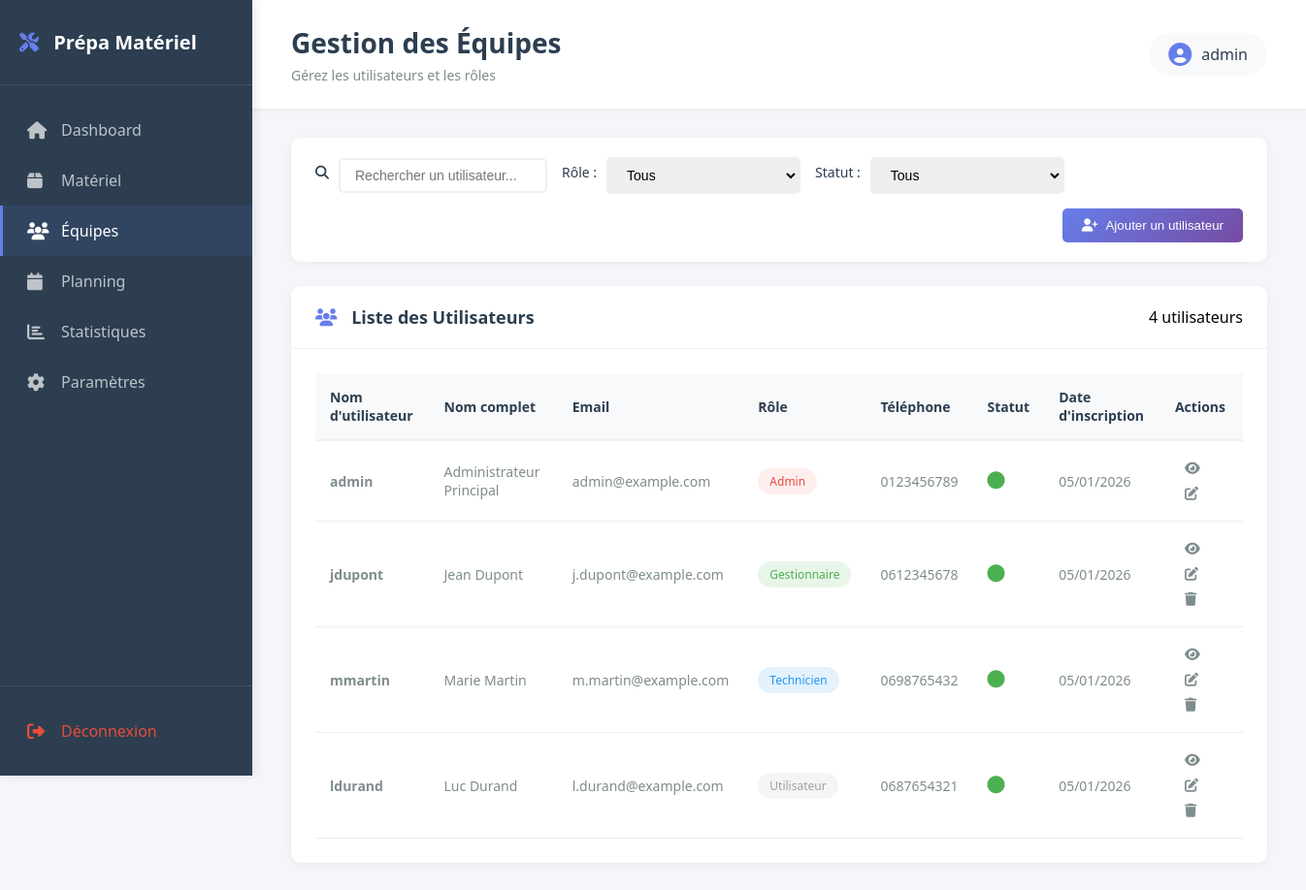
Page /equipes.php (signed in) on the committed database.
### tables this page shows
CREATE TABLE IF NOT EXISTS users (
    id INT AUTO_INCREMENT PRIMARY KEY,
    username VARCHAR(50) NOT NULL UNIQUE,
    password VARCHAR(255) NOT NULL,
    email VARCHAR(100),
    nom_complet VARCHAR(255),
    role ENUM('Admin', 'Gestionnaire', 'Technicien', 'Utilisateur') DEFAULT 'Utilisateur',
    telephone VARCHAR(20),
    actif BOOLEAN DEFAULT TRUE,
    created_at TIMESTAMP DEFAULT CURRENT_TIMESTAMP,
    updated_at TIMESTAMP DEFAULT CURRENT_TIMESTAMP ON UPDATE CURRENT_TIMESTAMP
);

### equipes.php (the view, shortened to what this page needs)
<?php
require_once 'config.php';
$stmt = $pdo->query("SELECT id, username, email, nom_complet, role, telephone, actif, created_at FROM users ORDER BY created_at DESC");
$users = $stmt->fetchAll();
?>
<!DOCTYPE html>
<html lang="fr">
<head>
    <link rel="stylesheet" href="style.css">
    <link rel="stylesheet" href="dashboard.css">
    <link rel="stylesheet" href="https://cdnjs.cloudflare.com/ajax/libs/font-awesome/6.4.0/css/all.min.css">
</head>
<body class="dashboard-body">
    <div class="sidebar">
        <div class="logo">
            <h2><i class="fas fa-tools"></i> Prépa Matériel</h2>
        </div>
        <nav class="nav-menu">
            <a href="home.php" class="nav-item">
                <i class="fas fa-home"></i>
                <span>Dashboard</span>
            </a>
            <a href="materiel.php" class="nav-item">
                <i class="fas fa-box"></i>
                <span>Matériel</span>
            </a>
            <a href="equipes.php" class="nav-item active">
                <i class="fas fa-users"></i>
                <span>Équipes</span>
            </a>
            <a href="planning.php" class="nav-item">
                <i class="fas fa-calendar"></i>
                <span>Planning</span>
            </a>
            <a href="statistiques.php" class="nav-item">
                <i class="fas fa-chart-bar"></i>
                <span>Statistiques</span>
            </a>
            <a href="parametres.php" class="nav-item">
                <i class="fas fa-cog"></i>
                <span>Paramètres</span>
            </a>
        </nav>
        <div class="sidebar-footer">
            <a href="logout.php" class="nav-item logout">
                <i class="fas fa-sign-out-alt"></i>
                <span>Déconnexion</span>
            </a>
        </div>
    </div>
    <div class="main-content">
        <header class="dashboard-header">
            <div class="header-left">
                <h1>Gestion des Équipes</h1>
                <p>Gérez les utilisateurs et les rôles</p>
            </div>
            <div class="header-right">
                <div class="user-profile">
                    <i class="fas fa-user-circle"></i>
                    <span><?php echo htmlspecialchars($_SESSION['username']); ?></span>
                </div>
            </div>
        </header>
        <div class="dashboard-content">
            <div class="filters">
                <div class="filter-group">
                    <label for="search"><i class="fas fa-search"></i></label>
                    <input type="text" id="search" placeholder="Rechercher un utilisateur...">
                </div>
                <div class="filter-group">
                    <label for="role-filter">Rôle :</label>
                    <select id="role-filter">
                        <option value="">Tous</option>
                    </select>
                </div>
                <div class="filter-group">
                    <label for="status-filter">Statut :</label>
                    <select id="status-filter">
                        <option value="">Tous</option>
                    </select>
                </div>
                <button class="btn-add" onclick="openModal()">
                    <i class="fas fa-user-plus"></i>
                    Ajouter un utilisateur
                </button>
            </div>
            <div class="dashboard-card full-width">
                <div class="card-header">
                    <h2><i class="fas fa-users"></i> Liste des Utilisateurs</h2>
                    <span id="count-display"><?php echo count($users); ?> utilisateur<?php echo count($users) > 1 ? 's' : ''; ?></span>
                </div>
                <div class="card-content">
                    <table class="data-table">
                        <thead>
                            <tr>
                                <th>Nom d'utilisateur</th>
                                <th>Nom complet</th>
                                <th>Email</th>
                                <th>Rôle</th>
                                <th>Téléphone</th>
                                <th>Statut</th>
                                <th>Date d'inscription</th>
                                <th>Actions</th>
                            </tr>
                        </thead>
                        <tbody id="users-table-body">
                            <?php if (count($users) > 0): ?>
                                <?php foreach ($users as $user): ?>
                                    <tr data-id="<?php echo $user['id']; ?>" data-role="<?php echo $user['role']; ?>" data-status="<?php echo $user['actif']; ?>">
                                        <td><strong><?php echo htmlspecialchars($user['username']); ?></strong></td>
                                        <td><?php echo htmlspecialchars($user['nom_complet'] ?? '-'); ?></td>
                                        <td><?php echo htmlspecialchars($user['email']); ?></td>
                                        <td>
                                            <?php
                                            $roleClass = strtolower($user['role']);
                                            ?>
                                            <span class="role-badge <?php echo $roleClass; ?>"><?php echo htmlspecialchars($user['role']); ?></span>
                                        </td>
                                        <td><?php echo htmlspecialchars($user['telephone'] ?? '-'); ?></td>
                                        <td>
                                            <i class="fas fa-circle status-toggle <?php echo $user['actif'] ? 'active' : 'inactive'; ?>"
                                               onclick="toggleStatus(<?php echo $user['id']; ?>)"
                                               title="<?php echo $user['actif'] ? 'Actif' : 'Inactif'; ?>"></i>
                                        </td>
                                        <td><?php echo date('d/m/Y', strtotime($user['created_at'])); ?></td>
                                        <td>
                                            <button class="btn-icon" onclick="viewUser(<?php echo $user['id']; ?>)" title="Voir"><i class="fas fa-eye"></i></button>
                                            <button class="btn-icon" onclick="editUser(<?php echo $user['id']; ?>)" title="Modifier"><i class="fas fa-edit"></i></button>
                                            <?php if ($user['id'] != $_SESSION['user_id']): ?>
                                                <button class="btn-icon" onclick="deleteUser(<?php echo $user['id']; ?>)" title="Supprimer"><i class="fas fa-trash"></i></button>
                                            <?php endif; ?>
                                        </td>
                                    </tr>
                                <?php endforeach; ?>
                            <?php endif; ?>
                        </tbody>
                    </table>
                </div>
            </div>
        </div>
    </div>
</body>
</html>

### style.css (style rules this page uses)
* { margin: 0; padding: 0; box-sizing: border-box; }
body { font-family: 'Segoe UI', Tahoma, Geneva, Verdana, sans-serif; background: linear-gradient(135deg, #667eea 0%, #764ba2 100%); min-height: 100vh; display: flex; align-items: center; justify-content: center; }
.dashboard-body { display: flex; background: #f5f6fa; align-items: stretch; justify-content: flex-start; }
h1 { color: #333; margin-bottom: 30px; text-align: center; font-size: 28px; }
label { display: block; color: #555; margin-bottom: 8px; font-weight: 500; }
input[type="text"], input[type="password"] { width: 100%; padding: 12px; border: 2px solid #e0e0e0; border-radius: 5px; font-size: 14px; transition: border-color 0.3s; }

### dashboard.css (style rules this page uses)
.sidebar { width: 260px; background: #2c3e50; color: white; height: 100vh; position: fixed; left: 0; top: 0; display: flex; flex-direction: column; box-shadow: 2px 0 10px rgba(0, 0, 0, 0.1); }
.logo { padding: 30px 20px; border-bottom: 1px solid rgba(255, 255, 255, 0.1); }
.logo h2 { font-size: 20px; font-weight: 600; }
.logo i { margin-right: 10px; color: #667eea; }
.nav-menu { flex: 1; padding: 20px 0; overflow-y: auto; }
.nav-item { display: flex; align-items: center; padding: 15px 25px; color: #bdc3c7; text-decoration: none; transition: all 0.3s; border-left: 3px solid transparent; }
.nav-item.active { background: rgba(102, 126, 234, 0.1); color: white; border-left-color: #667eea; }
.nav-item i { width: 20px; margin-right: 15px; font-size: 18px; }
.sidebar-footer { border-top: 1px solid rgba(255, 255, 255, 0.1); padding: 20px 0; }
.nav-item.logout { color: #e74c3c; }
.main-content { margin-left: 260px; flex: 1; min-height: 100vh; background: #f5f6fa; }
.dashboard-header { background: white; padding: 25px 40px; display: flex; justify-content: space-between; align-items: center; box-shadow: 0 2px 5px rgba(0, 0, 0, 0.05); }
.header-left h1 { font-size: 28px; color: #2c3e50; margin-bottom: 5px; }
.header-left p { color: #7f8c8d; font-size: 14px; }
.user-profile { display: flex; align-items: center; gap: 10px; padding: 10px 20px; background: #f8f9fa; border-radius: 25px; }
.user-profile i { font-size: 24px; color: #667eea; }
.user-profile span { font-weight: 500; color: #2c3e50; }
.dashboard-content { padding: 30px 40px; }
.dashboard-card { background: white; border-radius: 10px; box-shadow: 0 2px 10px rgba(0, 0, 0, 0.05); overflow: hidden; }
.dashboard-card.full-width { grid-column: 1 / -1; }
.card-header { padding: 20px 25px; border-bottom: 1px solid #ecf0f1; display: flex; justify-content: space-between; align-items: center; }
.card-header h2 { font-size: 18px; color: #2c3e50; font-weight: 600; }
.card-header i { margin-right: 10px; color: #667eea; }
.card-content { padding: 25px; }
.data-table { width: 100%; border-collapse: collapse; }
.data-table thead { background: #f8f9fa; }
.data-table th { padding: 15px; text-align: left; font-weight: 600; color: #2c3e50; font-size: 14px; border-bottom: 2px solid #ecf0f1; }
.data-table td { padding: 15px; color: #7f8c8d; font-size: 14px; border-bottom: 1px solid #ecf0f1; }
.btn-icon { background: none; border: none; color: #7f8c8d; cursor: pointer; padding: 5px 10px; font-size: 14px; transition: color 0.3s; }

### equipes.php (style rules this page uses)
.filters { background: white; padding: 20px 25px; border-radius: 10px; box-shadow: 0 2px 10px rgba(0, 0, 0, 0.05); margin-bottom: 25px; display: flex; gap: 15px; flex-wrap: wrap; align-items: center; }
.filter-group { display: flex; align-items: center; gap: 10px; }
.filter-group label { font-weight: 500; color: #2c3e50; font-size: 14px; }
.filter-group input, .filter-group select { padding: 8px 15px; border: 2px solid #ecf0f1; border-radius: 5px; font-size: 14px; min-width: 200px; }
.btn-add { margin-left: auto; padding: 10px 20px; background: linear-gradient(135deg, #667eea, #764ba2); color: white; border: none; border-radius: 5px; font-weight: 500; cursor: pointer; display: flex; align-items: center; gap: 8px; transition: transform 0.2s; }
.role-badge { display: inline-block; padding: 5px 12px; border-radius: 20px; font-size: 12px; font-weight: 500; }
.role-badge.admin { background: #fee; color: #e74c3c; }
.role-badge.gestionnaire { background: #e8f5e9; color: #4caf50; }
.role-badge.technicien { background: #e3f2fd; color: #2196f3; }
.role-badge.utilisateur { background: #f5f5f5; color: #9e9e9e; }
.status-toggle { cursor: pointer; font-size: 18px; }
.status-toggle.active { color: #4caf50; }

### rows in the picture
users: username "admin", nom_complet "Administrateur Principal", email "admin@example.com", role "Admin", telephone "0123456789", actif 1 (drawn), created_at "05/01/2026"
users: username "jdupont", nom_complet "Jean Dupont", email "j.dupont@example.com", role "Gestionnaire", telephone "0612345678", actif 1 (drawn), created_at "05/01/2026"
users: username "mmartin", nom_complet "Marie Martin", email "m.martin@example.com", role "Technicien", telephone "0698765432", actif 1 (drawn), created_at "05/01/2026"
users: username "ldurand", nom_complet "Luc Durand", email "l.durand@example.com", role "Utilisateur", telephone "0687654321", actif 1 (drawn), created_at "05/01/2026"

### other values in the picture
$_SESSION['username'] "admin"
count($users) "4"
